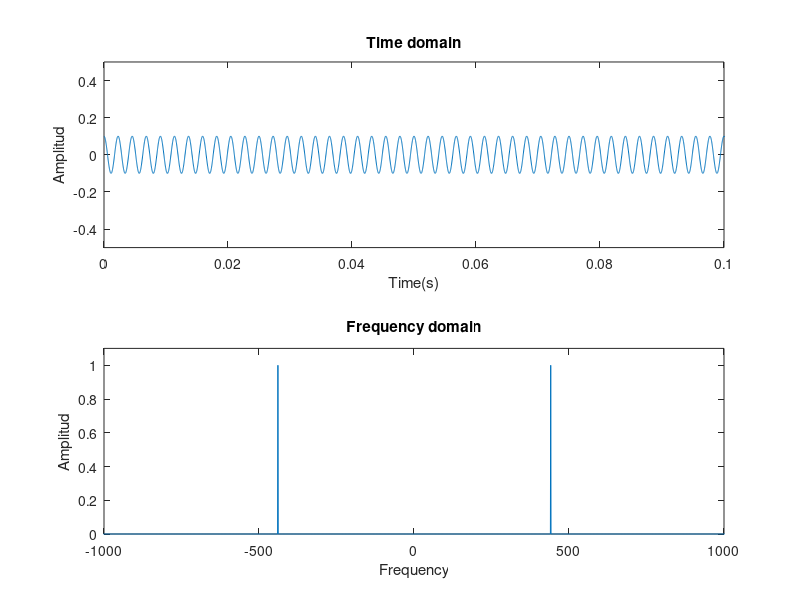

Write the MATLAB code that produced this figure.
%Ts periodo de muestreo en s. Cada Ts segundos se produce una muestra
%fs frecuencia de muestreo en Hz. se producen fs muestras por segundo
%T duracion de la signal en segundos
%A amplitud de la signal senoidal
%el tamaño del vector t debe ser igual al producto de la frecuencia 
%de muestreo por la duración de la signal (el número total de muestras)
%L=fs*T debe ser un numero entero
%esto se consigue si t=Ts:Ts:T (desde ts hasta T dando saltos de Ts)
%si multiplicas algo por el vector t, el resultado es un vector de tamaño L
% Frecuencia de muestreo utilizada en el DVD en Hz. 
fs=48000;
%Periodo de muestreo: inverso de la frec. muestreo en Hz
Ts=1/fs;   
%Duración de la señal en segundos       
T=1;             
%Amplitud de la señal senoidal
A=0.1;
%Vector eje tiempo
#Desde Ts dando saltos de Ts hasta llegar a T, resulta en una longitud fs*T   
t=Ts:Ts:T;
%Longitud del vector t. 
L=length(t);
#Comprobar que sea igual a fs*T
equality=(fs*T==L);
#Frecuencia
f=440;
#Cuatro señales con frecuencias distintas
input=A*cos(2*pi*f*t);
fourier_transform=fftshift(fft(input));          % Transformada de Fourier de xdet
%El eje de frecuencias tienen que ser L puntos equiespaciados por fs/L entre -fs/2 y fs/2
f=-fs/2+fs/L:fs/L:fs/2;  
plottable_fourier_transform=abs(fourier_transform)/max(abs(fourier_transform));#Dibujo del módulo de Xdef dividido entre su máximo valor, para que su máximo 
figure(1)
subplot (2, 1, 1)
plot(t,input)
axis([0 0.1 -0.5 0.5])        %Ajusta los ejes para la correcta visualización de x(t)
xlabel('Time(s)')       %Etiquetado del eje horizontal (tiempo)     
ylabel('Amplitud')     %Etiquetado del eje vertical
title('Time domain')%Etiquetad figura

subplot (2, 1, 2)         
plot(f,plottable_fourier_transform);
#Dibujo del módulo de Xdef dividido entre 
#su máximo valor, para que su máximo valor sea 1
axis([-1000 1000 0 1.1]);%Ajuste de los ejes de la figura
xlabel('Frequency')       %Etiquetado del eje horizontal (tiempo)     
ylabel('Amplitud')     %Etiquetado del eje vertical
title('Frequency domain')%Etiquetad figura